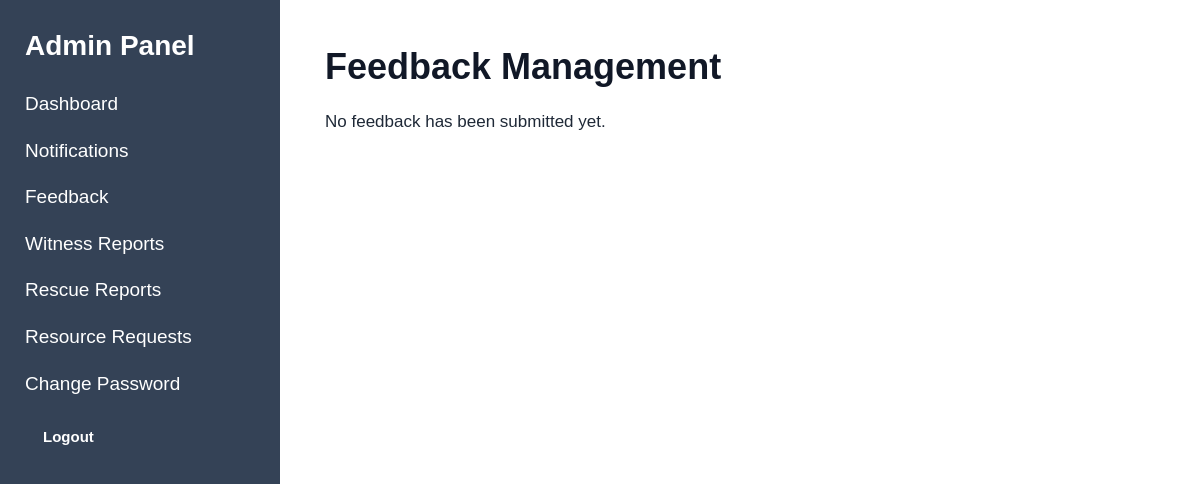
Page /index.php?page=feedback (signed in) on the earlier database version.
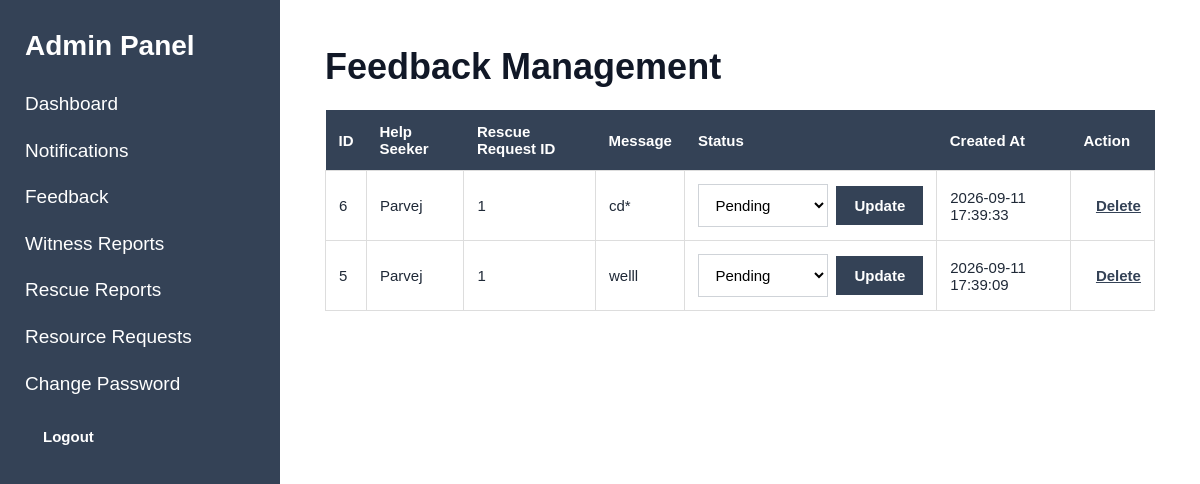
Same page on the later database version.
### tables this page shows
CREATE TABLE `feedback` (
  `id` int(11) NOT NULL,
  `help_seeker_id` int(11) NOT NULL,
  `rescue_request_id` int(11) DEFAULT NULL,
  `message` text NOT NULL,
  `status` enum('pending','reviewed','resolved') NOT NULL DEFAULT 'pending',
  `created_at` timestamp NOT NULL DEFAULT current_timestamp(),
  `updated_at` timestamp NOT NULL DEFAULT current_timestamp() ON UPDATE current_timestamp()
);

CREATE TABLE `users` (
  `id` int(11) NOT NULL,
  `name` varchar(100) NOT NULL,
  `username` varchar(50) NOT NULL,
  `email` varchar(150) NOT NULL,
  `phone` varchar(20) DEFAULT NULL,
  `password` varchar(255) NOT NULL,
  `role` enum('admin','volunteer','witness','help_seeker') NOT NULL,
  `created_at` timestamp NOT NULL DEFAULT current_timestamp(),
  `updated_at` timestamp NOT NULL DEFAULT current_timestamp() ON UPDATE current_timestamp()
);

### models/FeedbackModel.php (called while the page is built, shortened)
<?php
function getAllFeedback($conn)
{
    $sql = "SELECT
                f.id,
                f.help_seeker_id,
                f.rescue_request_id,
                f.message,
                f.status,
                f.created_at,
                f.updated_at,
                u.name AS help_seeker_name
            FROM feedback f
            INNER JOIN users u
                ON f.help_seeker_id = u.id
            ORDER BY f.id DESC";
    $result = mysqli_query($conn, $sql);
    $feedback = [];
    while ($row = mysqli_fetch_assoc($result)) {
        $feedback[] = $row;
    }
    return $feedback;
}

### controllers/FeedbackController.php (called while the page is built, shortened)
<?php
require_once "models/FeedbackModel.php";
function loadAllFeedback($conn)
{
    return
        getAllFeedback(
            $conn
        );
}

### views/admin/feedback/index.php (the view, shortened to what this page needs)
<?php require_once "views/partials/header.php"; ?>
<?php require_once "views/partials/sidebar.php"; ?>
<div class="content">
    <h1>Feedback Management</h1>
    <?php if (empty($feedback)): ?>
        <p>No feedback has been submitted yet.</p>
    <?php else: ?>
        <table>
            <thead>
                <tr>
                    <th>ID</th>
                    <th>Help Seeker</th>
                    <th>Rescue Request ID</th>
                    <th>Message</th>
                    <th>Status</th>
                    <th>Created At</th>
                    <th>Action</th>
                </tr>
            </thead>
            <tbody>
                <?php foreach ($feedback as $item): ?>
                    <tr>
                        <td>
                            <?php echo (int)$item['id']; ?>
                        </td>
                        <td>
                            <?php
                            echo htmlspecialchars(
                                $item['help_seeker_name']
                            );
                            ?>
                        </td>
                        <td>
                            <?php
                            echo $item['rescue_request_id'] !== null
                                ? (int)$item['rescue_request_id']
                                : 'N/A';
                            ?>
                        </td>
                        <td>
                            <?php
                            echo htmlspecialchars(
                                $item['message']
                            );
                            ?>
                        </td>
                        <td>
                            <form
                                method="POST"
                                action="index.php?page=feedback"
                                class="status-form"
                            >
                                <select name="status">
                                    <option
                                        value="pending"
                                        <?php
                                        echo $item['status'] === 'pending'
                                            ? 'selected'
                                            : '';
                                        ?>
                                    >
                                        Pending
                                    </option>
                                </select>
                                <button type="submit">
                                    Update
                                </button>
                            </form>
                        </td>
                        <td>
                            <?php
                            echo htmlspecialchars(
                                $item['created_at']
                            );
                            ?>
                        </td>
                        <td>
                            <form
                                method="POST"
                                action="index.php?page=feedback-delete"
                                class="delete-form"
                                onsubmit="return confirm('Are you sure you want to delete this feedback?');"
                            >
                                <button
                                    type="submit"
                                    class="delete-link"
                                >
                                    Delete
                                </button>
                            </form>
                        </td>
                    </tr>
                <?php endforeach; ?>
            </tbody>
        </table>
    <?php endif; ?>
</div>
<?php require_once "views/partials/footer.php"; ?>

### index.php (shortened to what this page needs)
<?php
require_once "config/database.php";
$page = $_GET['page'] ?? 'login';
if ($page === 'login') {
    $error = '';
    if ($_SERVER['REQUEST_METHOD'] === 'POST') {
        requireValidCsrfToken();
        require_once "controllers/AuthController.php";
        $error =
            loginUser();
    }
    require_once "views/auth/login.php";
} elseif ($page === 'admin-dashboard') {
    requireAdmin();
    require_once "controllers/AdminController.php";
    showAdminDashboard($conn);
} elseif ($page === 'notifications') {
    requireAdmin();
    require_once "models/NotificationModel.php";
    $notifications = getAllNotifications($conn);
    require_once "views/admin/notifications/index.php";
} elseif ($page === 'notification-search') {
    requireAdmin();
    require_once "models/NotificationModel.php";
    require_once "controllers/NotificationController.php";
    handleNotificationSearch($conn);
} elseif ($page === 'feedback') {
    require_once "controllers/FeedbackController.php";
    $feedback = loadAllFeedback($conn);
    require_once "views/admin/feedback/index.php";
} elseif ($page === 'admin-witness-reports') {
    requireAdmin();
    require_once "controllers/AdminController.php";
    showAdminWitnessReports($conn);
} elseif ($page === 'admin-resource-requests') {
    requireAdmin();
    require_once "controllers/ResourceRequestController.php";
    showAdminResourceRequests($conn);
} elseif ($page === 'admin-resource-request-search') {
    requireAdmin();
    require_once "controllers/ResourceRequestController.php";
    handleAdminResourceRequestSearch($conn);
} elseif ($page === 'volunteer-activities') {
    requireVolunteer();
    require_once "views/volunteer/activities.php";
} elseif ($page === 'volunteer-availability') {
    requireVolunteer();
    require_once "views/volunteer/availability.php";
} elseif ($page === 'volunteer-emergency-requests') {
    requireVolunteer();
    require_once "views/volunteer/emergency_requests.php";
} elseif ($page === 'volunteer-profile') {
    requireVolunteer();
    require_once "views/volunteer/profile.php";
} elseif ($page === 'helpseeker-request-search') {
    requireHelpSeeker();
    require_once "controllers/HelpSeekerController.php";
    handleHelpSeekerRequestSearch($conn);
} elseif ($page === 'witness-report-search') {
    requireWitness();
    require_once "controllers/WitnessController.php";
    handleWitnessReportSearch($conn);
} else {
    http_response_code(404);
    echo "Page not found.";
}
?>

### views/partials/header.php (shortened to what this page needs)
<!DOCTYPE html>
<html lang="en">
<head>
    <link
        rel="stylesheet"
        href="assets/css/style.css?v=14"
    >
</head>
<body>

### views/partials/sidebar.php (shortened to what this page needs)
<?php
$role =
    $_SESSION['user']['role']
    ?? '';
?>
<div class="sidebar">
    <?php if ($role === 'admin'): ?>
        <h2>Admin Panel</h2>
        <ul>
            <li>
                <a href="index.php?page=admin-dashboard">
                    Dashboard
                </a>
            </li>
            <li>
                <a href="index.php?page=notifications">
                    Notifications
                </a>
            </li>
            <li>
                <a href="index.php?page=feedback">
                    Feedback
                </a>
            </li>
            <li>
                <a href="index.php?page=admin-witness-reports">
                    Witness Reports
                </a>
            </li>
            <li>
                <a href="index.php?page=rescue-reports">
                    Rescue Reports
                </a>
            </li>
            <li>
                <a href="index.php?page=admin-resource-requests">
                    Resource Requests
                </a>
            </li>
            <li>
                <a href="index.php?page=change-password">
                    Change Password
                </a>
            </li>
            <li>
                <form
                    method="POST"
                    action="index.php?page=logout"
                >
                    <button type="submit">
                        Logout
                    </button>
                </form>
            </li>
        </ul>
    <?php endif; ?>
</div>

### views/partials/footer.php (shortened to what this page needs)
</body>
</html>

### assets/css/style.css (style rules this page uses)
* { box-sizing: border-box; }
body { margin: 0; font-family: Arial, Helvetica, sans-serif; background: #f5f6f8; color: #1f2937; }
.sidebar { width: 280px; height: 100vh; background: #344256; color: white; position: fixed; top: 0; left: 0; padding: 28px 25px; box-sizing: border-box; overflow-y: auto; }
.sidebar h2 { margin: 0 0 28px 0; font-size: 28px; line-height: 1.25; color: white; }
.sidebar ul { list-style: none; padding: 0; margin: 0; }
.sidebar li { margin-bottom: 20px; }
.sidebar a { display: inline-block; color: white; text-decoration: none; font-size: 19px; line-height: 1.4; }
.content { margin-left: 280px; padding: 45px; min-height: 100vh; background: white; }
.content h1 { margin-top: 0; margin-bottom: 20px; font-size: 36px; line-height: 1.2; color: #111827; }
input, textarea, select { width: 100%; padding: 11px 12px; border: 1px solid #cfd3d8; background: white; font-family: Arial, Helvetica, sans-serif; font-size: 15px; outline: none; }
button { background: #344256; color: white; border: none; padding: 11px 18px; font-family: Arial, Helvetica, sans-serif; font-size: 15px; font-weight: 600; cursor: pointer; }
table { width: 100%; border-collapse: collapse; margin-top: 22px; background: white; }
th { background: #344256; color: white; padding: 13px; text-align: left; font-size: 15px; }
td { padding: 13px; border: 1px solid #dddddd; font-size: 15px; }
table form { border: none; padding: 0; margin: 0; max-width: none; }
table form select { width: auto; }
table form button { margin-left: 5px; }
.status-form { display: flex; align-items: center; gap: 8px; margin: 0; }
.status-form select { width: 130px; margin: 0; }
.status-form button { margin: 0; white-space: nowrap; }
.action-links a, .delete-link { color: #344256; text-decoration: underline; font-weight: 600; font-size: 15px; }
.delete-form { display: inline; margin: 0; padding: 0; border: none; }
.delete-link { background: none; border: none; padding: 0; margin-left: 12px; cursor: pointer; font-family: Arial, Helvetica, sans-serif; }
.content>p { font-size: 17px; line-height: 1.6; margin-bottom: 22px; }

Differences in the rows shown:
added feedback: id "6", help_seeker.name "Parvej", rescue_request "1", message "cd*", status "Pending", created_at "2026-09-11 17:39:33"
added feedback: id "5", help_seeker.name "Parvej", rescue_request "1", message "welll", status "Pending", created_at "2026-09-11 17:39:09"
Other differences:
text no longer shown: "No feedback has been submitted yet."
text now shown: "ID Help Seeker Rescue Request ID Message Status Created At Action"
